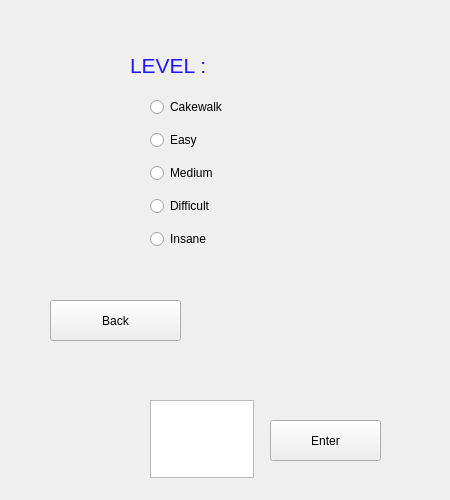
<?xml version="1.0" encoding="UTF-8"?>
<ui version="4.0">
 <class>Options</class>
 <widget class="QWidget" name="Options">
  <property name="geometry">
   <rect>
    <x>0</x>
    <y>0</y>
    <width>450</width>
    <height>500</height>
   </rect>
  </property>
  <property name="windowTitle">
   <string>Form</string>
  </property>
  <widget class="QLabel" name="label">
   <property name="geometry">
    <rect>
     <x>130</x>
     <y>50</y>
     <width>81</width>
     <height>31</height>
    </rect>
   </property>
   <property name="text">
    <string>&lt;html&gt;&lt;head/&gt;&lt;body&gt;&lt;p&gt;&lt;span style=&quot; font-size:16pt; color:#1f18ff;&quot;&gt;LEVEL :&lt;/span&gt;&lt;/p&gt;&lt;/body&gt;&lt;/html&gt;</string>
   </property>
  </widget>
  <widget class="QPushButton" name="pushButton">
   <property name="geometry">
    <rect>
     <x>50</x>
     <y>300</y>
     <width>131</width>
     <height>41</height>
    </rect>
   </property>
   <property name="text">
    <string>Back</string>
   </property>
  </widget>
  <widget class="QWidget" name="layoutWidget">
   <property name="geometry">
    <rect>
     <x>150</x>
     <y>90</y>
     <width>131</width>
     <height>171</height>
    </rect>
   </property>
   <property name="palette">
    <palette>
     <active>
      <colorrole role="WindowText">
       <brush brushstyle="SolidPattern">
        <color alpha="255">
         <red>0</red>
         <green>0</green>
         <blue>0</blue>
        </color>
       </brush>
      </colorrole>
     </active>
     <inactive>
      <colorrole role="WindowText">
       <brush brushstyle="SolidPattern">
        <color alpha="255">
         <red>0</red>
         <green>0</green>
         <blue>0</blue>
        </color>
       </brush>
      </colorrole>
     </inactive>
     <disabled>
      <colorrole role="WindowText">
       <brush brushstyle="SolidPattern">
        <color alpha="255">
         <red>159</red>
         <green>158</green>
         <blue>158</blue>
        </color>
       </brush>
      </colorrole>
     </disabled>
    </palette>
   </property>
   <layout class="QVBoxLayout" name="verticalLayout">
    <item>
     <widget class="QRadioButton" name="radioButton_5">
      <property name="palette">
       <palette>
        <active>
         <colorrole role="WindowText">
          <brush brushstyle="SolidPattern">
           <color alpha="255">
            <red>0</red>
            <green>0</green>
            <blue>0</blue>
           </color>
          </brush>
         </colorrole>
        </active>
        <inactive>
         <colorrole role="WindowText">
          <brush brushstyle="SolidPattern">
           <color alpha="255">
            <red>0</red>
            <green>0</green>
            <blue>0</blue>
           </color>
          </brush>
         </colorrole>
        </inactive>
        <disabled>
         <colorrole role="WindowText">
          <brush brushstyle="SolidPattern">
           <color alpha="255">
            <red>159</red>
            <green>158</green>
            <blue>158</blue>
           </color>
          </brush>
         </colorrole>
        </disabled>
       </palette>
      </property>
      <property name="text">
       <string>Cakewalk</string>
      </property>
     </widget>
    </item>
    <item>
     <widget class="QRadioButton" name="radioButton">
      <property name="palette">
       <palette>
        <active>
         <colorrole role="WindowText">
          <brush brushstyle="SolidPattern">
           <color alpha="255">
            <red>0</red>
            <green>0</green>
            <blue>0</blue>
           </color>
          </brush>
         </colorrole>
        </active>
        <inactive>
         <colorrole role="WindowText">
          <brush brushstyle="SolidPattern">
           <color alpha="255">
            <red>0</red>
            <green>0</green>
            <blue>0</blue>
           </color>
          </brush>
         </colorrole>
        </inactive>
        <disabled>
         <colorrole role="WindowText">
          <brush brushstyle="SolidPattern">
           <color alpha="255">
            <red>159</red>
            <green>158</green>
            <blue>158</blue>
           </color>
          </brush>
         </colorrole>
        </disabled>
       </palette>
      </property>
      <property name="text">
       <string>Easy</string>
      </property>
     </widget>
    </item>
    <item>
     <widget class="QRadioButton" name="radioButton_3">
      <property name="palette">
       <palette>
        <active>
         <colorrole role="WindowText">
          <brush brushstyle="SolidPattern">
           <color alpha="255">
            <red>0</red>
            <green>0</green>
            <blue>0</blue>
           </color>
          </brush>
         </colorrole>
        </active>
        <inactive>
         <colorrole role="WindowText">
          <brush brushstyle="SolidPattern">
           <color alpha="255">
            <red>0</red>
            <green>0</green>
            <blue>0</blue>
           </color>
          </brush>
         </colorrole>
        </inactive>
        <disabled>
         <colorrole role="WindowText">
          <brush brushstyle="SolidPattern">
           <color alpha="255">
            <red>159</red>
            <green>158</green>
            <blue>158</blue>
           </color>
          </brush>
         </colorrole>
        </disabled>
       </palette>
      </property>
      <property name="text">
       <string>Medium</string>
      </property>
     </widget>
    </item>
    <item>
     <widget class="QRadioButton" name="radioButton_2">
      <property name="palette">
       <palette>
        <active>
         <colorrole role="WindowText">
          <brush brushstyle="SolidPattern">
           <color alpha="255">
            <red>0</red>
            <green>0</green>
            <blue>0</blue>
           </color>
          </brush>
         </colorrole>
        </active>
        <inactive>
         <colorrole role="WindowText">
          <brush brushstyle="SolidPattern">
           <color alpha="255">
            <red>0</red>
            <green>0</green>
            <blue>0</blue>
           </color>
          </brush>
         </colorrole>
        </inactive>
        <disabled>
         <colorrole role="WindowText">
          <brush brushstyle="SolidPattern">
           <color alpha="255">
            <red>159</red>
            <green>158</green>
            <blue>158</blue>
           </color>
          </brush>
         </colorrole>
        </disabled>
       </palette>
      </property>
      <property name="text">
       <string>Difficult</string>
      </property>
     </widget>
    </item>
    <item>
     <widget class="QRadioButton" name="radioButton_4">
      <property name="palette">
       <palette>
        <active>
         <colorrole role="WindowText">
          <brush brushstyle="SolidPattern">
           <color alpha="255">
            <red>0</red>
            <green>0</green>
            <blue>0</blue>
           </color>
          </brush>
         </colorrole>
        </active>
        <inactive>
         <colorrole role="WindowText">
          <brush brushstyle="SolidPattern">
           <color alpha="255">
            <red>0</red>
            <green>0</green>
            <blue>0</blue>
           </color>
          </brush>
         </colorrole>
        </inactive>
        <disabled>
         <colorrole role="WindowText">
          <brush brushstyle="SolidPattern">
           <color alpha="255">
            <red>159</red>
            <green>158</green>
            <blue>158</blue>
           </color>
          </brush>
         </colorrole>
        </disabled>
       </palette>
      </property>
      <property name="text">
       <string>Insane</string>
      </property>
     </widget>
    </item>
   </layout>
  </widget>
  <widget class="QPushButton" name="pushButton_2">
   <property name="geometry">
    <rect>
     <x>270</x>
     <y>420</y>
     <width>111</width>
     <height>41</height>
    </rect>
   </property>
   <property name="text">
    <string>Enter</string>
   </property>
  </widget>
  <widget class="QTextEdit" name="textEdit">
   <property name="geometry">
    <rect>
     <x>150</x>
     <y>400</y>
     <width>104</width>
     <height>78</height>
    </rect>
   </property>
  </widget>
 </widget>
 <resources/>
 <connections>
  <connection>
   <sender>pushButton_2</sender>
   <signal>clicked()</signal>
   <receiver>textEdit</receiver>
   <slot>copy()</slot>
   <hints>
    <hint type="sourcelabel">
     <x>290</x>
     <y>431</y>
    </hint>
    <hint type="destinationlabel">
     <x>247</x>
     <y>433</y>
    </hint>
   </hints>
  </connection>
 </connections>
</ui>
